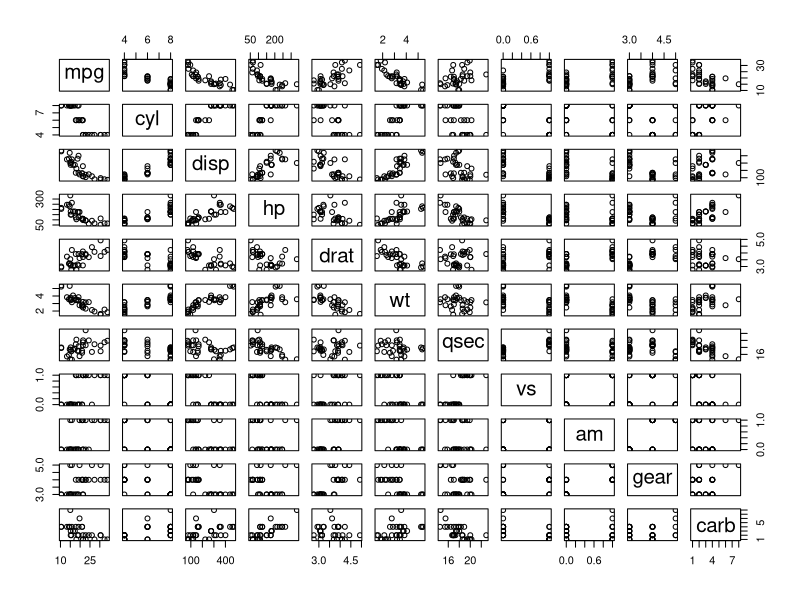
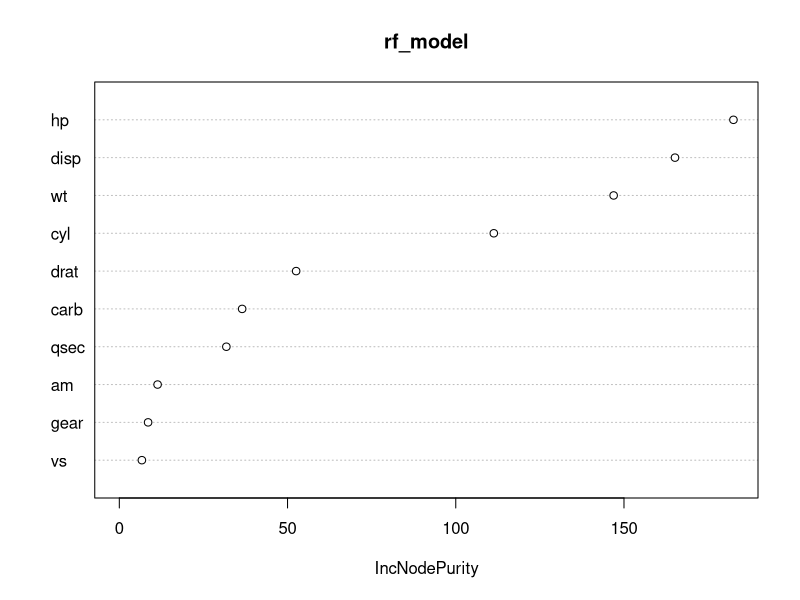
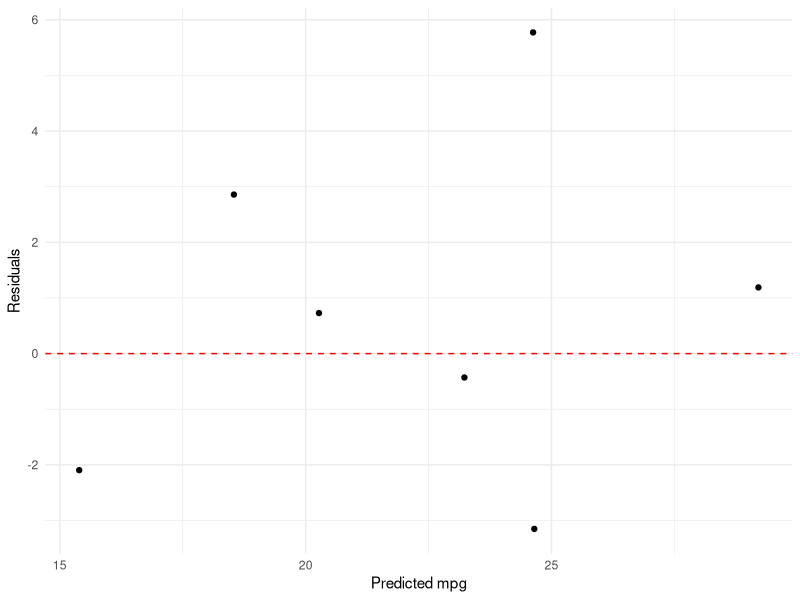
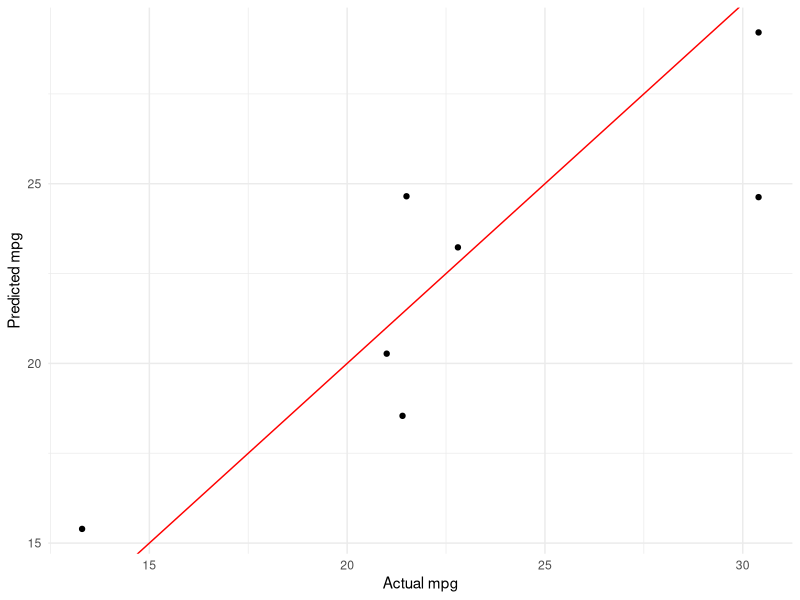

These charts were generated, in order, by the following R code:
#HEADER------------------------------------
#
#Author: sundan
#Copyright   Copyright 2024-sundan
#Email:sundan@mail.ustc.edu.cn
#
#Date:2024-03-30
#
#Script Name:sundan_homework_04
#
#Script Description:homework_04,主要关于如何使用caret包进行模型构建等
#
#
#SETUP ----------------------------------------------


#加载caret，之前已经进行了该包的安装
library(ggplot2)
library(caret)
library(randomForest)
library(skimr)

#根据作业要求，加载R语言中内置的mtcars数据集
data(mtcars)

#查看数据集结构及内容
str(mtcars)
head(mtcars[, 1:10])
summary(mtcars)
pairs(mtcars)

#检查数据集是否有缺失值，返回值0
sum(is.na(mtcars))

#进行数据缩放
df <-mtcars
df <- as.data.frame(scale(df))
df$mpg <- NULL
df$mpg <- mtcars$mpg
head(df)

#创建训练集和测试集，确定mpg为目标变量
trainingRowIndex <- sample(1:nrow(df), 0.8*nrow(df)) 
trainData <- df[trainingRowIndex, ]  
testData  <- df[-trainingRowIndex, ]   

#查看训练集
head(trainData)
ncol(trainData)

#统计信息
library(skimr)
skimmed <- skim(trainData)
skimmed[, c(1:5, 9:11)]

#训练随机森林模型
rf_model <- randomForest(mpg ~ ., data = trainData,  proximity=TRUE, ntree=1000)

#评估变量重要性
(varimp.rf_model <- varImp(rf_model))
varImpPlot(rf_model)

#确定重要变量
important_features <- importance(rf_model, type = 2)
str(important_features)
selected_features <- rownames(important_features)[order(important_features[, "IncNodePurity"], decreasing = TRUE)]

#根据上述结果，重新训练模型
rf_model_selected <- randomForest(mpg ~ ., data = trainData[, c("mpg", selected_features)])

#使用交叉验证进行模型调优
tune_grid <- expand.grid(mtry = c(1, 2, 3, 4, 5))
rf_tuned <- train(
  mpg ~ ., 
  data = trainData[, c("mpg", selected_features)],
  method = "rf",
  trControl = trainControl(method = "cv", number = 5),
  tuneGrid = tune_grid
)

#获得最佳模型
best_model <- rf_tuned$bestTune

#评估模型性能
predictions <- predict(rf_tuned, newdata = testData[, c("mpg", selected_features)])
perf <- postResample(pred = predictions, obs = testData$mpg)

#打印性能指标，获得的结果表明预测结果良好
print(perf)

#绘制残差图
residuals <- testData$mpg - predictions
ggplot(data.frame(residuals = residuals, predictions = predictions), aes(x = predictions, y = residuals)) +
  geom_point() +
  geom_hline(yintercept = 0, linetype = "dashed", color = "red") +
  labs(x = "Predicted mpg", y = "Residuals") +
  theme_minimal()

#可视化预测结果
ggplot(data.frame(predictions = predictions, actual = testData$mpg), aes(x = actual, y = predictions)) +
  geom_point() +
  geom_abline(color = "red") +
  labs(x = "Actual mpg", y = "Predicted mpg") +
  theme_minimal()

#根据选定的特征，确定了预测mpg与实际mpg之间的线性关系并进一步获取了拟合效果
total_variance <- sum((testData$mpg - mean(testData$mpg))^2)
residual_variance <- sum((testData$mpg - predictions)^2)
rsquared <- 1 - (residual_variance / total_variance)
print(rsquared)

